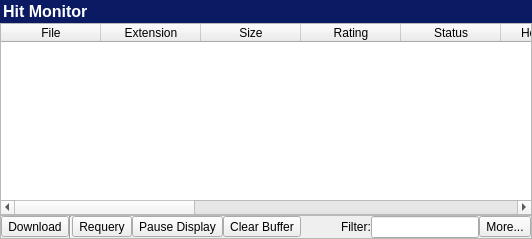
      <widget class="QWidget" name="pageHitMonitor">
       <layout class="QGridLayout" name="gridLayout_166">
        <property name="margin">
         <number>0</number>
        </property>
        <property name="spacing">
         <number>0</number>
        </property>
        <item row="0" column="0">
         <widget class="QFrame" name="frameHitHeader">
          <property name="minimumSize">
           <size>
            <width>0</width>
            <height>23</height>
           </size>
          </property>
          <property name="styleSheet">
           <string notr="true">background-color: rgb(11, 27, 99);</string>
          </property>
          <property name="frameShape">
           <enum>QFrame::NoFrame</enum>
          </property>
          <property name="frameShadow">
           <enum>QFrame::Raised</enum>
          </property>
          <layout class="QGridLayout" name="gridLayout_159">
           <property name="margin">
            <number>0</number>
           </property>
           <property name="spacing">
            <number>0</number>
           </property>
           <item row="0" column="0">
            <widget class="QLabel" name="labelHitHeader">
             <property name="styleSheet">
              <string notr="true">color: rgb(255, 255, 255);</string>
             </property>
             <property name="text">
              <string>&lt;!DOCTYPE HTML PUBLIC &quot;-//W3C//DTD HTML 4.0//EN&quot; &quot;http://www.w3.org/TR/REC-html40/strict.dtd&quot;&gt;
&lt;html&gt;&lt;head&gt;&lt;meta name=&quot;qrichtext&quot; content=&quot;1&quot; /&gt;&lt;style type=&quot;text/css&quot;&gt;
p, li { white-space: pre-wrap; }
&lt;/style&gt;&lt;/head&gt;&lt;body style=&quot; font-family:'MS Shell Dlg 2'; font-size:8.25pt; font-weight:400; font-style:normal;&quot;&gt;
&lt;p style=&quot; margin-top:0px; margin-bottom:0px; margin-left:0px; margin-right:0px; -qt-block-indent:0; text-indent:0px;&quot;&gt;&lt;img src=&quot;:/Icons/FileType/Resource/24x24 File Type/Desktop graphite.png&quot; /&gt;&lt;span style=&quot; font-size:8pt;&quot;&gt; &lt;/span&gt;&lt;span style=&quot; font-size:12pt; font-weight:600;&quot;&gt;Hit Monitor&lt;/span&gt;&lt;/p&gt;&lt;/body&gt;&lt;/html&gt;</string>
             </property>
             <property name="alignment">
              <set>Qt::AlignLeading|Qt::AlignLeft|Qt::AlignVCenter</set>
             </property>
            </widget>
           </item>
          </layout>
         </widget>
        </item>
        <item row="1" column="0">
         <widget class="QTableWidget" name="tableWidgetHitMonitor">
          <property name="sizePolicy">
           <sizepolicy hsizetype="Expanding" vsizetype="MinimumExpanding">
            <horstretch>0</horstretch>
            <verstretch>0</verstretch>
           </sizepolicy>
          </property>
          <column>
           <property name="text">
            <string>File</string>
           </property>
          </column>
          <column>
           <property name="text">
            <string>Extension</string>
           </property>
          </column>
          <column>
           <property name="text">
            <string>Size</string>
           </property>
          </column>
          <column>
           <property name="text">
            <string>Rating</string>
           </property>
          </column>
          <column>
           <property name="text">
            <string>Status</string>
           </property>
          </column>
          <column>
           <property name="text">
            <string>Host Count</string>
           </property>
          </column>
          <column>
           <property name="text">
            <string>Speed</string>
           </property>
          </column>
          <column>
           <property name="text">
            <string>Client</string>
           </property>
          </column>
          <column>
           <property name="text">
            <string>Time</string>
           </property>
          </column>
          <column>
           <property name="text">
            <string>Country</string>
           </property>
          </column>
          <column>
           <property name="text">
            <string>New Column</string>
           </property>
          </column>
          <column>
           <property name="text">
            <string>Bitrate</string>
           </property>
          </column>
          <column>
           <property name="text">
            <string>Channels</string>
           </property>
          </column>
          <column>
           <property name="text">
            <string>Language</string>
           </property>
          </column>
         </widget>
        </item>
        <item row="2" column="0">
         <widget class="QFrame" name="frameToolbarHitMonitor">
          <property name="frameShape">
           <enum>QFrame::StyledPanel</enum>
          </property>
          <property name="frameShadow">
           <enum>QFrame::Raised</enum>
          </property>
          <layout class="QGridLayout" name="gridLayout_165">
           <property name="margin">
            <number>0</number>
           </property>
           <property name="spacing">
            <number>0</number>
           </property>
           <item row="0" column="0">
            <layout class="QGridLayout" name="gridLayout_180">
             <item row="0" column="0">
              <widget class="QToolButton" name="toolButtonHitDownload">
               <property name="text">
                <string>Download</string>
               </property>
               <property name="icon">
                <iconset>
                 <normaloff>:/Icons/Resource/Earth Download_32.png</normaloff>:/Icons/Resource/Earth Download_32.png</iconset>
               </property>
               <property name="toolButtonStyle">
                <enum>Qt::ToolButtonTextBesideIcon</enum>
               </property>
              </widget>
             </item>
             <item row="0" column="1">
              <widget class="Line" name="line_32">
               <property name="orientation">
                <enum>Qt::Vertical</enum>
               </property>
              </widget>
             </item>
             <item row="0" column="2">
              <widget class="QToolButton" name="toolButtonHitRequery">
               <property name="text">
                <string>Requery</string>
               </property>
               <property name="icon">
                <iconset>
                 <normaloff>:/Icons/Resource/search-32.png</normaloff>:/Icons/Resource/search-32.png</iconset>
               </property>
               <property name="toolButtonStyle">
                <enum>Qt::ToolButtonTextBesideIcon</enum>
               </property>
              </widget>
             </item>
             <item row="0" column="3">
              <widget class="QToolButton" name="toolButtonHitPause">
               <property name="text">
                <string>Pause Display</string>
               </property>
               <property name="icon">
                <iconset>
                 <normaloff>:/Icons/Resource/Pause Queue.png</normaloff>:/Icons/Resource/Pause Queue.png</iconset>
               </property>
               <property name="toolButtonStyle">
                <enum>Qt::ToolButtonTextBesideIcon</enum>
               </property>
              </widget>
             </item>
             <item row="0" column="4">
              <widget class="QToolButton" name="toolButtonClearHitBuffer">
               <property name="text">
                <string>Clear Buffer</string>
               </property>
               <property name="icon">
                <iconset>
                 <normaloff>:/Icons/Resource/Broom.png</normaloff>:/Icons/Resource/Broom.png</iconset>
               </property>
               <property name="toolButtonStyle">
                <enum>Qt::ToolButtonTextBesideIcon</enum>
               </property>
              </widget>
             </item>
             <item row="0" column="5">
              <spacer name="horizontalSpacer_51">
               <property name="orientation">
                <enum>Qt::Horizontal</enum>
               </property>
               <property name="sizeHint" stdset="0">
                <size>
                 <width>40</width>
                 <height>20</height>
                </size>
               </property>
              </spacer>
             </item>
             <item row="0" column="6">
              <widget class="QLabel" name="labelHitFilter">
               <property name="text">
                <string>Filter:</string>
               </property>
              </widget>
             </item>
             <item row="0" column="7">
              <widget class="QLineEdit" name="lineEditHitFilter"/>
             </item>
             <item row="0" column="8">
              <widget class="QToolButton" name="toolButtonHitFilterMore">
               <property name="text">
                <string>More...</string>
               </property>
              </widget>
             </item>
            </layout>
           </item>
          </layout>
         </widget>
        </item>
       </layout>
      </widget>
